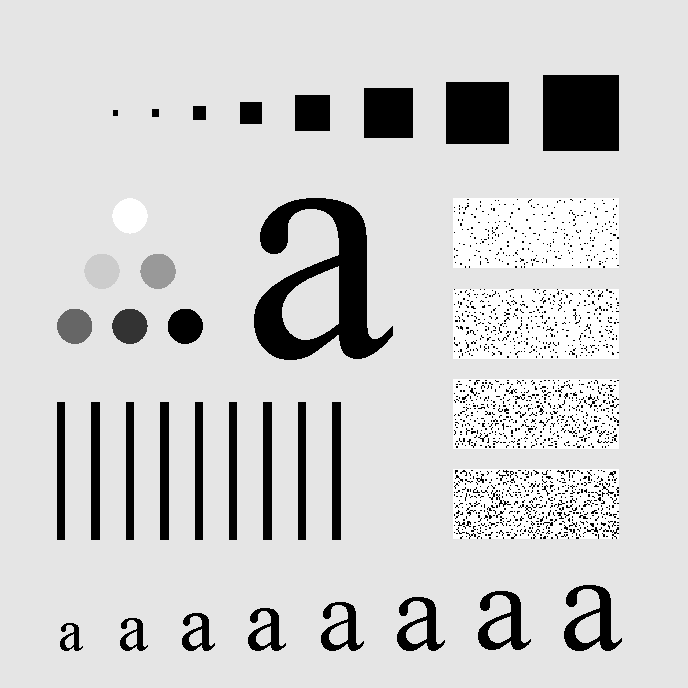
#> input picture Digital Image Processing/Exercise10/Fig0237(a)(characters test pattern)_POST.tif, 688 x 688 px
$ python main.py
#> lines starting #> are read from the running program, lines starting #| are printed output that depends on the picture
#%%
import numpy as np
import matplotlib.pyplot as plt
from PIL import Image


image = plt.imread('Fig0237(a)(characters test pattern)_POST.tif')
#> image is the input picture: shape (688, 688); min 0, max 255, mean 207.3
#image = plt.imread('FigP0421(left)(padded_image).tif')
row, col = image.shape
#> row = 688; col = 688
# one = np.pad(image, (row,col), 'constant')
# row, col = one.shape
X = np.fft.fftshift(np.fft.fft2(image))

H = np.zeros((row, col))
sigma = 60
for y in range(row):
    for x in range(col):
        D = np.sqrt((y-int(row/2))**2 + (x-int(col/2))**2)
        H[y,x] = np.exp(-D**2/(2*sigma**2))

G = H # Lowpass
G2 = (1 - H) # Highpass
g = np.fft.fftshift(np.fft.fft2(G2))
G = H*X # Lowpass
G22 = (1 - H)*X # Highpass
G3 = X+G2 # Sharpening edges
# G = G[0:int(row/2),0:int(col/2)]


g = np.abs(np.fft.ifft2(G))
g2 = np.abs(np.fft.ifft2(G22))
g3 = np.abs(np.fft.ifft2(G3))

# fig, ax = plt.subplots(1,4)

# ax[0].imshow(image, cmap = 'gray')
# ax[1].imshow(g, cmap = 'gray')
# ax[2].imshow(g2, cmap = 'gray')
# ax[3].imshow(g3, cmap = 'gray')
# plt.tight_layout()
# plt.show()

fig, ax = plt.subplots(1,3, figsize = [10,10])

ax[0].imshow(image, cmap = 'gray')
ax[1].imshow(np.abs(G2), cmap = 'gray')
ax[2].imshow(g2, cmap = 'gray')
plt.tight_layout()
plt.show()
plt.figure(figsize = (10,10))
plt.imshow(g2, cmap = 'gray')
plt.show()

#%%


image = plt.imread('blurrymoon.tif')
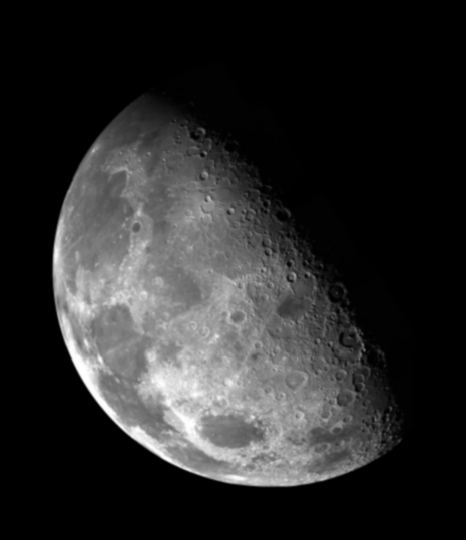
#> input picture Digital Image Processing/Exercise10/blurrymoon.tif, 466 x 540 px
#> image is the input picture: shape (540, 466); min 0, max 254, mean 42.7
row, col = image.shape
#> row = 540; col = 466
# one = np.pad(image, (row,col), 'constant')
# row, col = one.shape
X = np.fft.fft2(image)

H = np.zeros((row, col))
sigma = 20
for y in range(row):
    for x in range(col):
        D = np.sqrt((y-int(row/2))**2 + (x-int(col/2))**2)
        H[y,x] = np.exp(-D**2/(2*sigma**2))
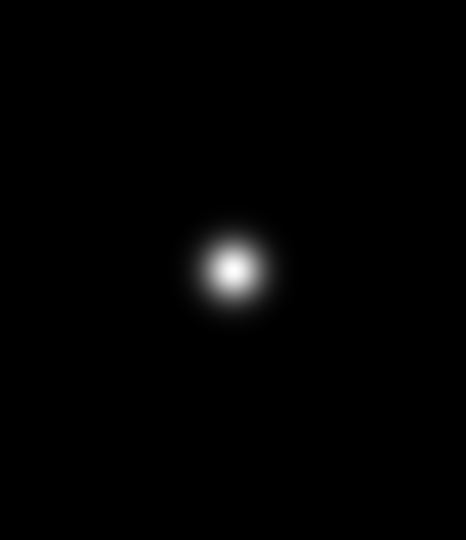
#> H: shape (540, 466) float64; min 8.98e-70, max 1, mean 0.00999

k = 1
G = (1+k*(1-H))*X
g = np.fft.ifft2(G)

plt.figure(figsize = (10,10))
plt.imshow(np.abs(g), cmap = 'gray')
plt.show()
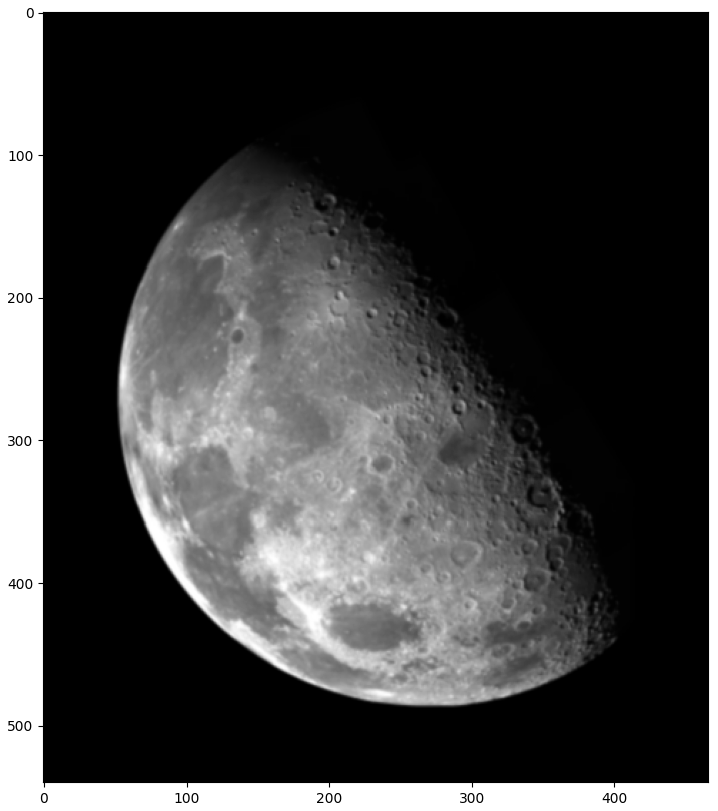
#> figure drawn by matplotlib, 1 panel


#%%
import numpy as np
import matplotlib.pyplot as plt
from PIL import Image

image = plt.imread('Fig0237(a)(characters test pattern)_POST.tif')
orow, ocol = image.shape
#> orow = 688; ocol = 688
image = np.pad(image, (0,200), 'constant')
#> image: shape (888, 888)
row, col = image.shape
#> row = 888; col = 888

X = np.fft.fftshift(np.fft.fft2(image))

H = np.zeros((row, col))
sigma = 60
for y in range(row):
    for x in range(col):
        D = np.sqrt((y-int(row/2))**2 + (x-int(col/2))**2)
        H[y,x] = np.exp(-D**2/(2*sigma**2))
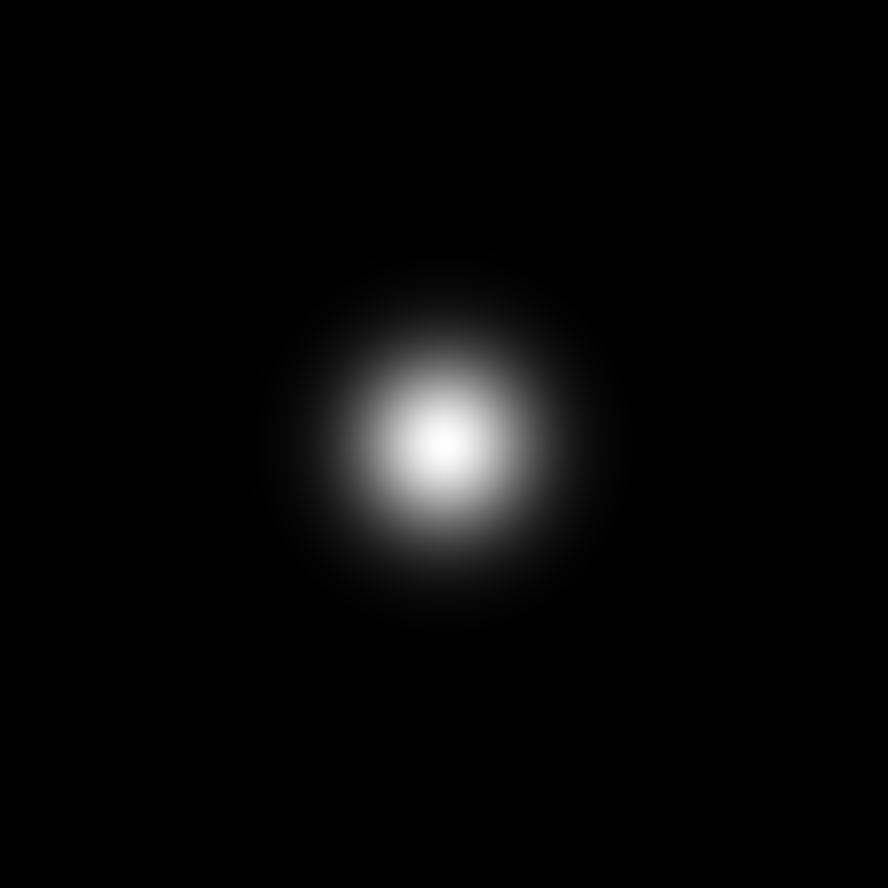
#> H: shape (888, 888) float64; min 1.65e-24, max 1, mean 0.0287

G = H # Lowpass
G2 = (1 - H) # Highpass
g = np.fft.fftshift(np.fft.fft2(G2))
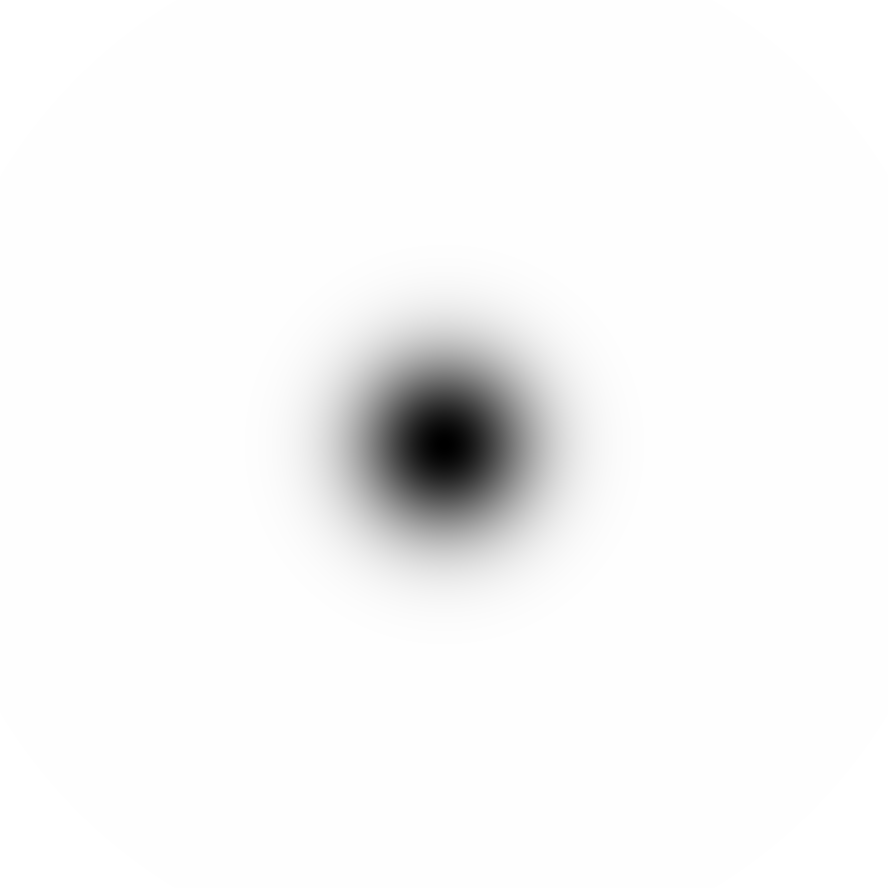
#> G2: shape (888, 888) float64; min 0, max 1, mean 0.971
G = H*X # Lowpass
G22 = (1 - H)*X # Highpass
G3 = X+G2 # Sharpening edges
# G = G[0:int(row/2),0:int(col/2)]


g = np.abs(np.fft.ifft2(G))
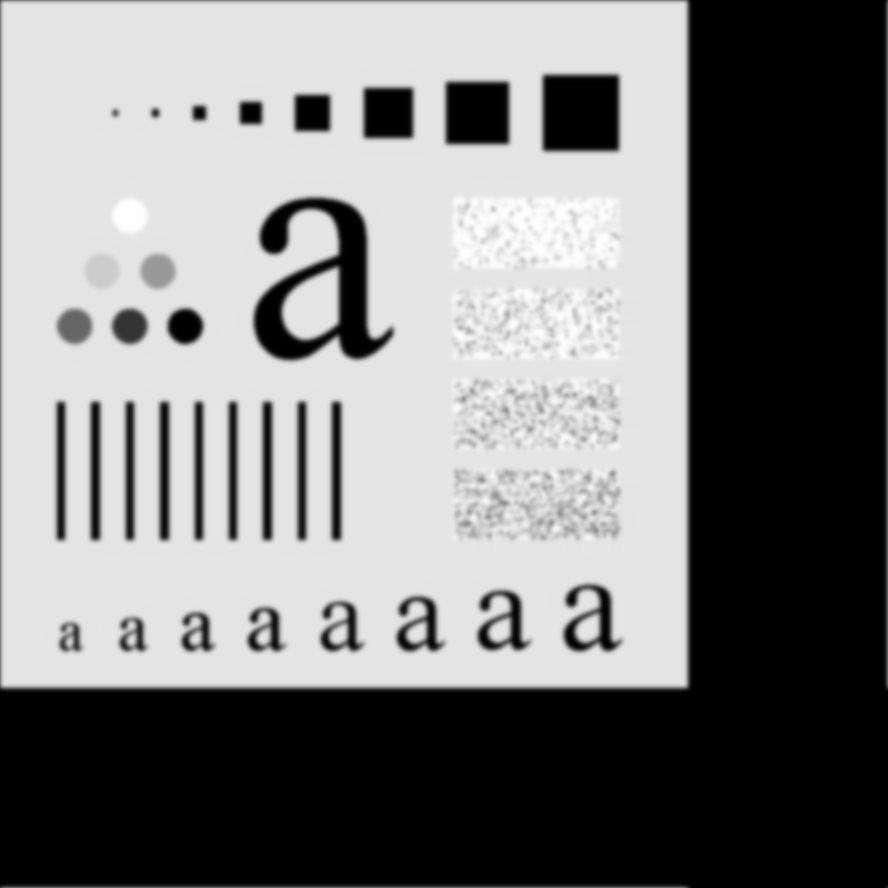
#> g: shape (888, 888) float64; min 2.97e-18, max 255, mean 124.4
g2 = np.abs(np.fft.ifft2(G22))
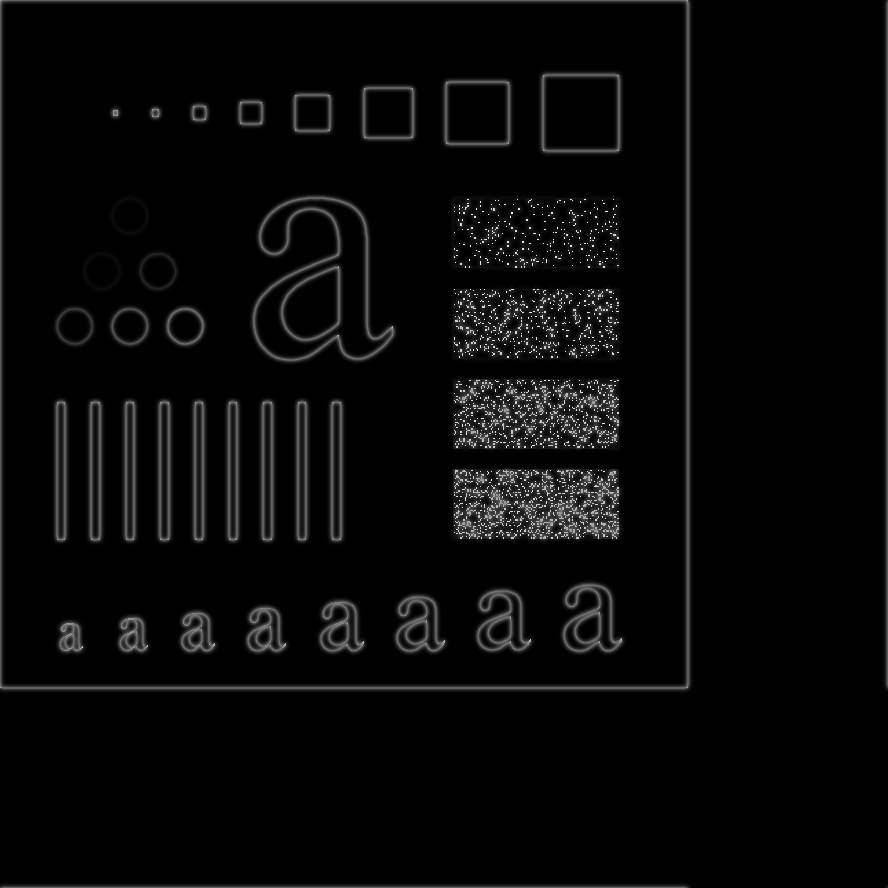
#> g2: shape (888, 888) float64; min 1.98e-17, max 247.7, mean 8.3
g3 = np.abs(np.fft.ifft2(G3))
#> g3: shape (888, 888) float64

# fig, ax = plt.subplots(1,4)

# ax[0].imshow(image, cmap = 'gray')
# ax[1].imshow(g, cmap = 'gray')
# ax[2].imshow(g2, cmap = 'gray')
# ax[3].imshow(g3, cmap = 'gray')
# plt.tight_layout()
# plt.show()

g2 = g2[0:orow, 0:ocol]
#> g2: shape (688, 688) float64

fig, ax = plt.subplots(1,3, figsize = [10,10])

ax[0].imshow(image, cmap = 'gray')
ax[1].imshow(np.abs(G2), cmap = 'gray')
ax[2].imshow(g2, cmap = 'gray')
plt.tight_layout()
plt.show()
plt.figure(figsize = (10,10))
plt.imshow(g2, cmap = 'gray')
plt.show()
